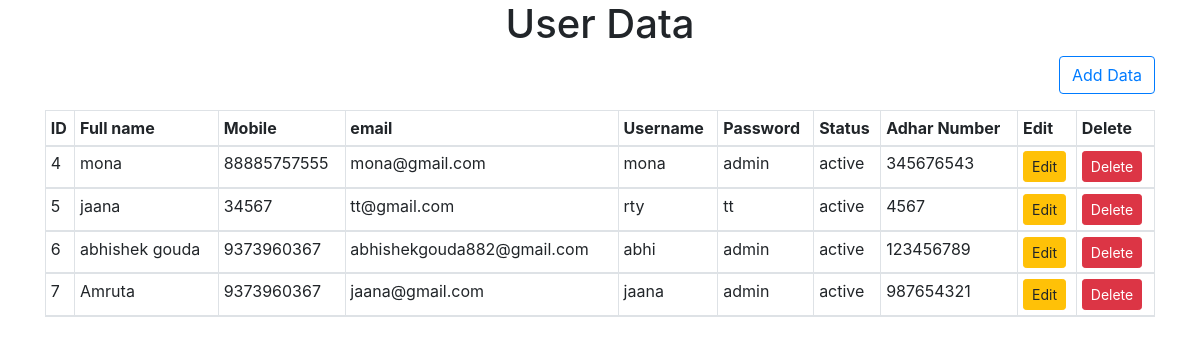
The page /flat_design/display_user.php on the database its author committed.
### tables this page shows
CREATE TABLE `user_details` (
  `id` int(11) NOT NULL,
  `full_name` varchar(100) NOT NULL,
  `mobile` bigint(20) NOT NULL,
  `email` varchar(50) NOT NULL,
  `username` varchar(50) NOT NULL,
  `password` varchar(50) NOT NULL,
  `status` enum('active','inactive') NOT NULL,
  `adhar_number` bigint(20) NOT NULL
);

### flat_design/display_user.php (the view, shortened to what this page needs)
<?php
include('connection.php');
?>
<!doctype html>
<html lang="en">
  <head>
    <link rel="stylesheet" href="https://stackpath.bootstrapcdn.com/bootstrap/4.3.1/css/bootstrap.min.css">
  </head>
  <body>
      <div class="container">
        <h1 align="center">User Data</h1>
      <a href="user_details.php" class="float-right btn btn btn-outline-primary mb-3">Add Data</a>
<?php
            $sql = "SELECT * FROM user_details";
          $result = mysqli_query($conn, $sql);
          if(mysqli_num_rows($result) > 0){
            echo '<table class="table table-bordered table-sm table-striped">';
			echo"<thead>";
			echo"<th>ID</th>";
			echo"<th>Full name</th>";
			echo"<th>Mobile</th>";
			echo"<th>email</th>";
			echo"<th>Username</th>";
      echo"<th>Password</th>";
      echo"<th>Status</th>";
      echo"<th>Adhar Number</th>";
      echo"<th>Edit</th>";
      echo"<th>Delete</th>";
			while($row=mysqli_fetch_assoc($result))
			{
				echo"<tr>";
                echo "<td>" . $row["id"] . "</td>";
				echo"<td>".$row['full_name']."</td>";
				echo"<td>".$row['mobile']."</td>";
				echo"<td>".$row['email']."</td>";
				echo"<td>".$row['username']."</td>";
        echo"<td>".$row['password']."</td>";
        echo"<td>".$row['status']."</td>";
        echo"<td>".$row['adhar_number']."</td>";
			 echo "<td>
       <a href='user_update.php?id=".$row["id"]."'  class='btn btn-warning btn-sm'>Edit</a>
       </td>";
       echo '<td><form action="" method="POST"><input type="hidden" name="id" value=' . $row["id"] . '><input type="submit" class="btn btn-sm btn-danger" name="delete" value="Delete"></form></td>';
       echo "</tr>";
			}
			echo"</thead>";
			echo "</table>";
		}
        ?>
      </div>
  </body>
</html>

### rows shown on the page
user_details: id "4", full_name "mona", mobile "88885757555", email "mona@gmail.com", username "mona", password "admin", status "active", adhar_number "345676543"
user_details: id "5", full_name "jaana", mobile "34567", email "tt@gmail.com", username "rty", password "tt", status "active", adhar_number "4567"
user_details: id "6", full_name "abhishek gouda", mobile "9373960367", email "abhishekgouda882@gmail.com", username "abhi", password "admin", status "active", adhar_number "123456789"
user_details: id "7", full_name "Amruta", mobile "9373960367", email "jaana@gmail.com", username "jaana", password "admin", status "active", adhar_number "987654321"
